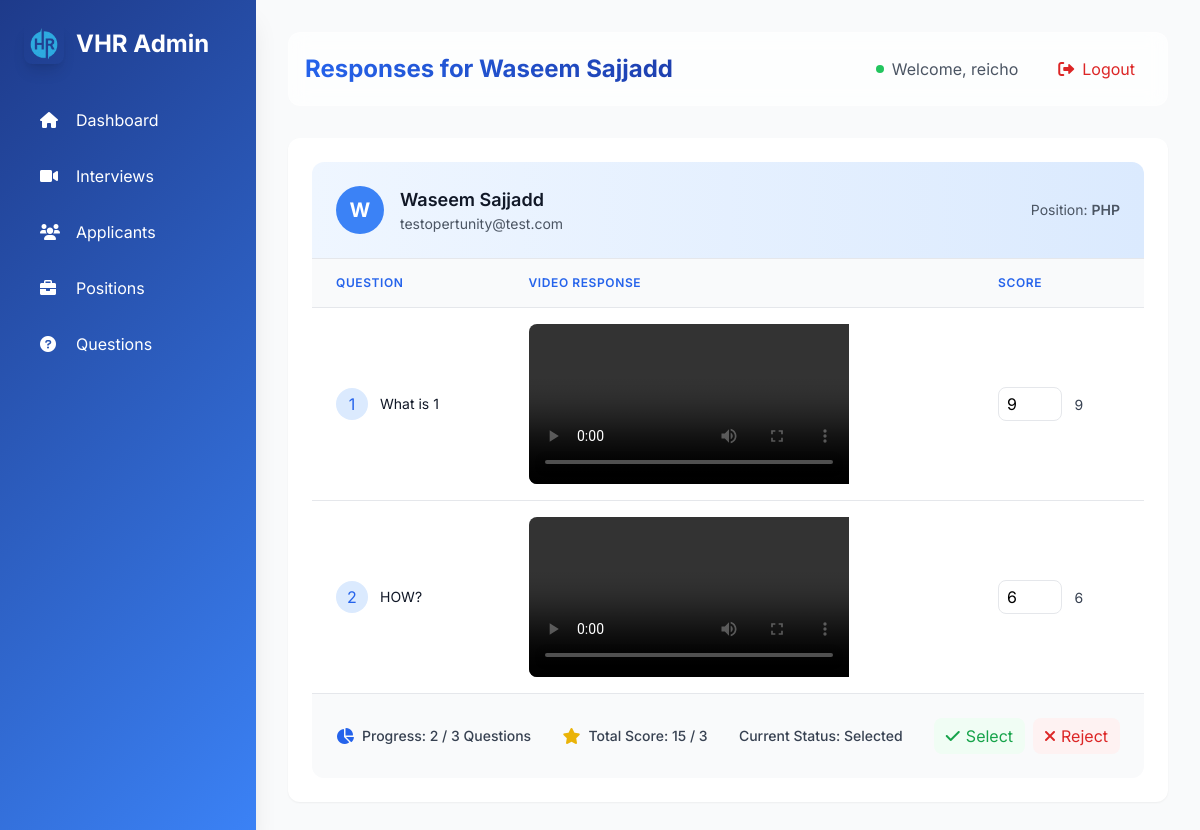
Page /unique_applicants/testopertunity@test.com/2/ (signed in) on the committed database.
### interviews/models.py (models this page shows, shortened)
class Applicant(models.Model):
    STATUS_CHOICES = [
        ('Pending', 'Pending'),
        ('Selected', 'Selected'),
        ('Rejected', 'Rejected'),
    ]
    user = models.ForeignKey(User, on_delete=models.CASCADE, related_name="applicants", null=True, blank=True)
    fullname = models.CharField(max_length=255)
    email = models.EmailField()
    position = models.ForeignKey(Position, on_delete=models.CASCADE, related_name="applicants")
    status = models.CharField(max_length=10, choices=STATUS_CHOICES, default='Pending')
    resume = models.FileField(upload_to='resumes/', null=True, blank=True)
    created_at = models.DateTimeField(auto_now_add=True)
    class Meta:
        unique_together = ('email', 'position')

class Position(models.Model):
    name = models.CharField(max_length=255, unique=True)
    created_at = models.DateTimeField(auto_now_add=True)

class ApplicantResponse(models.Model):
    applicant = models.ForeignKey(Applicant, on_delete=models.CASCADE, related_name="responses")
    question = models.ForeignKey(Question, on_delete=models.CASCADE, related_name="responses")
    video_response = models.FileField(upload_to='videos/', null=True, blank=True)
    submission_time = models.DateTimeField(auto_now_add=True)
    score = models.IntegerField(null=True, blank=True)

class Question(models.Model):
    text = models.TextField()
    positions = models.ManyToManyField(Position, related_name="questions")
    time_limit = models.IntegerField(default=60)  # Time limit in seconds

### interviews/views.py (the view)
# urls.py: path('unique_applicants/<str:email>/<int:position_id>/', view_applicant_responses, name='view_applicant_responses'),
@login_required
def view_applicant_responses(request, email, position_id):
    applicant = get_object_or_404(Applicant, email=email, position_id=position_id)
    responses = ApplicantResponse.objects.filter(applicant=applicant)
    total_score = responses.aggregate(total=models.Sum('score'))['total'] or 0
    max_score = responses.count() * 10  # Assuming the max score for each response is 10
    total_questions = Question.objects.filter(positions=applicant.position).count()
    answered_questions = responses.count()
    return render(request, 'admin/view_applicant_responses.html', {
        'applicant': applicant,
        'responses': responses,
        'total_score': total_score,
        'max_score': max_score,
        'total_questions': total_questions,
        'answered_questions': answered_questions
    })

### interviews/templates/admin/view_applicant_responses.html (shortened to what this page needs)
{% extends "admin/base_admin.html" %}
{% load response_filters %}
{% block admin_content %}
<div class="gradient-border" data-aos="fade-up">
    <div class="bg-white rounded-xl overflow-hidden">
        <div class="p-6 bg-gradient-to-r from-blue-50 to-blue-100 border-b">
            <div class="flex items-center justify-between">
                <div class="flex items-center space-x-4">
                    <div class="w-12 h-12 bg-blue-500 rounded-full flex items-center justify-center text-white text-xl font-bold">
                        {{ applicant.fullname|first|upper }}
                    </div>
                    <div>
                        <h3 class="text-lg font-semibold text-gray-900">{{ applicant.fullname }}</h3>
                        <p class="text-sm text-gray-600">{{ applicant.email }}</p>
                    </div>
                </div>
                <div class="text-sm text-gray-600">
                    <p>Position: <span class="font-semibold">{{ applicant.position.name }}</span></p>
                </div>
            </div>
        </div>
        <div class="overflow-x-auto">
            <table class="min-w-full divide-y divide-gray-200">
                <thead class="bg-gray-50">
                    <tr>
                        <th class="px-6 py-4 text-left text-xs font-semibold text-blue-600 uppercase tracking-wider">Question</th>
                        <th class="px-6 py-4 text-left text-xs font-semibold text-blue-600 uppercase tracking-wider">Video Response</th>
                        <th class="px-6 py-4 text-left text-xs font-semibold text-blue-600 uppercase tracking-wider">Score</th>
                    </tr>
                </thead>
                <tbody class="bg-white divide-y divide-gray-200">
                    {% for response in responses %}
                    <tr class="hover:bg-gray-50 transition-all duration-200" data-aos="fade-left" data-aos-delay="{{ forloop.counter|add:2|multiply:100 }}">
                        <td data-label="Question" class="px-6 py-4">
                            <div class="flex items-center space-x-3">
                                <span class="flex-shrink-0 w-8 h-8 bg-blue-100 rounded-full flex items-center justify-center text-blue-600">
                                    {{ forloop.counter }}
                                </span>
                                <span class="text-sm text-gray-900">{{ response.question.text }}</span>
                            </div>
                        </td>
                        <td data-label="Video Response" class="px-6 py-4">
                            {% if response.video_response %}
                            <div class="video-container rounded-lg overflow-hidden">
                                <video
                                    class="video-js vjs-theme-city"
                                    controls
                                    preload="auto"
                                    width="320"
                                    height="180"
                                    data-setup='{}'>
                                    <source src="{{ response.video_response.url }}" type="video/webm">
                                </video>
                            </div>
                            {% else %}
                            <span class="inline-flex items-center px-3 py-1 rounded-full text-sm bg-gray-100 text-gray-800">
                                <i class="fas fa-video-slash mr-2"></i> No video uploaded
                            </span>
                            {% endif %}
                        </td>
                        <td data-label="Score" class="px-6 py-4">
                            <input type="number" min="0" max="10" value="{{ response.score }}" onchange="updateScore({{ response.id }}, this.value)" class="w-16 px-2 py-1 border rounded-lg">
                            <span id="score-display-{{ response.id }}" class="ml-2 text-sm text-gray-700">{{ response.score }}</span>
                        </td>
                    </tr>
                    {% endfor %}
                </tbody>
            </table>
        </div>
        <div class="p-6 bg-gray-50 border-t">
            <div class="flex flex-col md:flex-row justify-between items-center space-y-4 md:space-y-0">
                <div class="flex items-center space-x-2">
                    <i class="fas fa-chart-pie text-blue-600"></i>
                    <p class="text-sm font-medium text-gray-700">Progress: <span id="answered-questions">{{ answered_questions }}</span> / {{ total_questions }} Questions</p>
                </div>
                <div class="flex items-center space-x-2">
                    <i class="fas fa-star text-yellow-500"></i>
                    <p class="text-sm font-medium text-gray-700">Total Score: <span id="total-score">{{ total_score }}</span> / {{ total_questions|multiply:10 }}</p>
                </div>
                <div class="flex items-center space-x-2">
                    <p class="text-sm font-medium text-gray-700">Current Status: <span id="current-status">{{ applicant.status }}</span></p>
                </div>
                <div class="flex items-center space-x-2">
                    <button onclick="updateStatus('{{ applicant.email }}', {{ applicant.position.id }}, 'Selected')"
                            class="action-button inline-flex items-center px-3 py-1.5 bg-green-50 text-green-600 rounded-lg hover:bg-green-100">
                        <i class="fas fa-check mr-1.5"></i> Select
                    </button>
                    <button onclick="updateStatus('{{ applicant.email }}', {{ applicant.position.id }}, 'Rejected')"
                            class="action-button inline-flex items-center px-3 py-1.5 bg-red-50 text-red-600 rounded-lg hover:bg-red-100">
                        <i class="fas fa-times mr-1.5"></i> Reject
                    </button>
                </div>
            </div>
        </div>
    </div>
</div>
{% endblock %}

### interviews/templates/admin/base_admin.html (shortened to what this page needs)
{% load static %}
<!DOCTYPE html>
<html lang="en">
  <head>
    <script src="https://cdn.tailwindcss.com"></script>
    <link
      href="https://cdnjs.cloudflare.com/ajax/libs/font-awesome/6.0.0/css/all.min.css"
      rel="stylesheet"
    />
  </head>
  <body class="bg-gray-50">
    <div
      id="sidebar"
      class="sidebar fixed inset-y-0 left-0 w-64 gradient-bg text-white shadow-xl z-30"
    >
      <div class="p-6">
        <div class="flex items-center space-x-3 mb-8">
          <img
            src="{% static 'images/logo.png' %}"
            alt="VHR Logo"
            class="w-10 h-10 rounded-lg object-cover shadow-lg"
          />
          <h1 class="text-2xl font-bold">VHR Admin</h1>
        </div>
        <nav class="space-y-2">
          <a
            href="{% url 'admin_dashboard' %}"
            class="sidebar-item flex items-center py-3 px-4 rounded-lg transition {% if request.resolver_match.url_name == 'admin_dashboard' %}bg-white bg-opacity-20{% endif %} hover:bg-white hover:bg-opacity-10"
          >
            <i class="fas fa-home w-6"></i>
            <span class="ml-3">Dashboard</span>
          </a>
          <a
            href="{% url 'manage_interviews' %}"
            class="sidebar-item flex items-center py-3 px-4 rounded-lg transition {% if request.resolver_match.url_name == 'manage_interviews' %}bg-white bg-opacity-20{% endif %} hover:bg-white hover:bg-opacity-10"
          >
            <i class="fas fa-video w-6"></i>
            <span class="ml-3">Interviews</span>
          </a>
          <a
            href="{% url 'manage_unique_applicants' %}"
            class="sidebar-item flex items-center py-3 px-4 rounded-lg transition {% if request.resolver_match.url_name == 'manage_unique_applicants' %}bg-white bg-opacity-20{% endif %} hover:bg-white hover:bg-opacity-10"
          >
            <i class="fas fa-users w-6"></i>
            <span class="ml-3">Applicants</span>
          </a>
          <a
            href="{% url 'manage_positions' %}"
            class="sidebar-item flex items-center py-3 px-4 rounded-lg transition {% if request.resolver_match.url_name == 'manage_positions' %}bg-white bg-opacity-20{% endif %} hover:bg-white hover:bg-opacity-10"
          >
            <i class="fas fa-briefcase w-6"></i>
            <span class="ml-3">Positions</span>
          </a>
          <a
            href="{% url 'manage_questions' %}"
            class="sidebar-item flex items-center py-3 px-4 rounded-lg transition {% if request.resolver_match.url_name == 'manage_questions' %}bg-white bg-opacity-20{% endif %} hover:bg-white hover:bg-opacity-10"
          >
            <i class="fas fa-question-circle w-6"></i>
            <span class="ml-3">Questions</span>
          </a>
        </nav>
      </div>
    </div>
    <div class="main-content ml-0 md:ml-64 p-8 min-h-screen">
      <div
        class="flex justify-between items-center mb-8 p-4 glassmorphism rounded-xl"
      >
        <h2
          class="text-2xl font-bold bg-gradient-to-r from-blue-600 to-blue-800 bg-clip-text text-transparent"
        >
        </h2>
        <div class="flex items-center space-x-6">
          <div class="flex items-center space-x-2">
            <div class="w-2 h-2 bg-green-500 rounded-full"></div>
            <span class="text-gray-600"
              >Welcome, {{ request.user.username }}</span
            >
          </div>
          <form method="POST" action="{% url 'admin_logout' %}" class="inline">
            <button
              type="submit"
              class="flex items-center space-x-2 px-4 py-2 rounded-lg text-red-600 hover:bg-red-50 transition-colors"
            >
              <i class="fas fa-sign-out-alt"></i>
              <span>Logout</span>
            </button>
          </form>
        </div>
      </div>
      <div class="p-6 bg-white rounded-xl shadow-sm">
        {% block admin_content %}{% endblock %}
      </div>
    </div>
  </body>
</html>

### interviews/templates/admin/base_admin.html (style rules this page uses)
body { font-family: "Inter", sans-serif; }
.sidebar-item { transition: all 0.3s ease; }
.glassmorphism { background: rgba(255, 255, 255, 0.7); backdrop-filter: blur(10px); border: 1px solid rgba(255, 255, 255, 0.18); }
.gradient-bg { background: linear-gradient(135deg, #1e3a8a 0%, #3b82f6 100%); }

### rows in the picture
Applicant: fullname|first "W", fullname "Waseem Sajjadd", email "testopertunity@test.com", position.name "PHP", status "Selected"
ApplicantResponse: question.text "What is 1", score "9"
ApplicantResponse: question.text "HOW?", score "6"

### other values in the picture
{{ request.user.username }} "reicho"
{{ answered_questions }} "2"
{{ total_questions }} "3"
{{ total_score }} "15"
{{ total_questions|multiply:10 }} "3"
